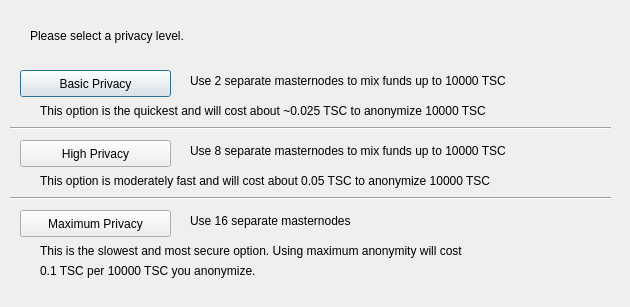
<?xml version="1.0" encoding="UTF-8"?>
<ui version="4.0">
 <class>HodgepodgeConfig</class>
 <widget class="QDialog" name="HodgepodgeConfig">
  <property name="geometry">
   <rect>
    <x>0</x>
    <y>0</y>
    <width>630</width>
    <height>307</height>
   </rect>
  </property>
  <property name="windowTitle">
   <string>Configure Hodgepodge</string>
  </property>
  <widget class="QPushButton" name="buttonBasic">
   <property name="geometry">
    <rect>
     <x>20</x>
     <y>70</y>
     <width>151</width>
     <height>27</height>
    </rect>
   </property>
   <property name="text">
    <string>Basic Privacy</string>
   </property>
  </widget>
  <widget class="QPushButton" name="buttonHigh">
   <property name="geometry">
    <rect>
     <x>20</x>
     <y>140</y>
     <width>151</width>
     <height>27</height>
    </rect>
   </property>
   <property name="text">
    <string>High Privacy</string>
   </property>
  </widget>
  <widget class="QPushButton" name="buttonMax">
   <property name="geometry">
    <rect>
     <x>20</x>
     <y>210</y>
     <width>151</width>
     <height>27</height>
    </rect>
   </property>
   <property name="text">
    <string>Maximum Privacy</string>
   </property>
  </widget>
  <widget class="QLabel" name="label">
   <property name="geometry">
    <rect>
     <x>30</x>
     <y>20</y>
     <width>571</width>
     <height>31</height>
    </rect>
   </property>
   <property name="text">
    <string>Please select a privacy level.</string>
   </property>
  </widget>
  <widget class="QLabel" name="label_2">
   <property name="geometry">
    <rect>
     <x>190</x>
     <y>70</y>
     <width>421</width>
     <height>21</height>
    </rect>
   </property>
   <property name="text">
    <string>Use 2 separate masternodes to mix funds up to 10000 TSC</string>
   </property>
  </widget>
  <widget class="QLabel" name="label_3">
   <property name="geometry">
    <rect>
     <x>190</x>
     <y>140</y>
     <width>411</width>
     <height>21</height>
    </rect>
   </property>
   <property name="text">
    <string>Use 8 separate masternodes to mix funds up to 10000 TSC</string>
   </property>
  </widget>
  <widget class="QLabel" name="label_4">
   <property name="geometry">
    <rect>
     <x>190</x>
     <y>210</y>
     <width>421</width>
     <height>21</height>
    </rect>
   </property>
   <property name="text">
    <string>Use 16 separate masternodes</string>
   </property>
  </widget>
  <widget class="QLabel" name="label_6">
   <property name="geometry">
    <rect>
     <x>40</x>
     <y>100</y>
     <width>561</width>
     <height>21</height>
    </rect>
   </property>
   <property name="text">
    <string>This option is the quickest and will cost about ~0.025 TSC to anonymize 10000 TSC</string>
   </property>
  </widget>
  <widget class="QLabel" name="label_7">
   <property name="geometry">
    <rect>
     <x>40</x>
     <y>170</y>
     <width>561</width>
     <height>21</height>
    </rect>
   </property>
   <property name="text">
    <string>This option is moderately fast and will cost about 0.05 TSC to anonymize 10000 TSC</string>
   </property>
  </widget>
  <widget class="QLabel" name="label_8">
   <property name="geometry">
    <rect>
     <x>40</x>
     <y>240</y>
     <width>561</width>
     <height>21</height>
    </rect>
   </property>
   <property name="text">
    <string>This is the slowest and most secure option. Using maximum anonymity will cost</string>
   </property>
  </widget>
  <widget class="QLabel" name="label_9">
   <property name="geometry">
    <rect>
     <x>40</x>
     <y>260</y>
     <width>561</width>
     <height>21</height>
    </rect>
   </property>
   <property name="text">
    <string>0.1 TSC per 10000 TSC you anonymize.</string>
   </property>
  </widget>
  <widget class="Line" name="line">
   <property name="geometry">
    <rect>
     <x>10</x>
     <y>120</y>
     <width>601</width>
     <height>16</height>
    </rect>
   </property>
   <property name="orientation">
    <enum>Qt::Horizontal</enum>
   </property>
  </widget>
  <widget class="Line" name="line_2">
   <property name="geometry">
    <rect>
     <x>10</x>
     <y>190</y>
     <width>601</width>
     <height>16</height>
    </rect>
   </property>
   <property name="orientation">
    <enum>Qt::Horizontal</enum>
   </property>
  </widget>
 </widget>
 <resources/>
 <connections/>
</ui>
